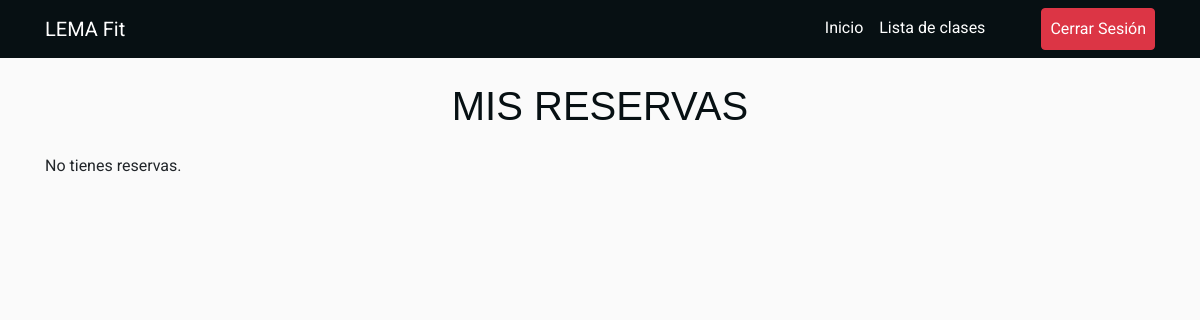
Page /clases/mis_reservas.php (signed in) on the earlier database version.
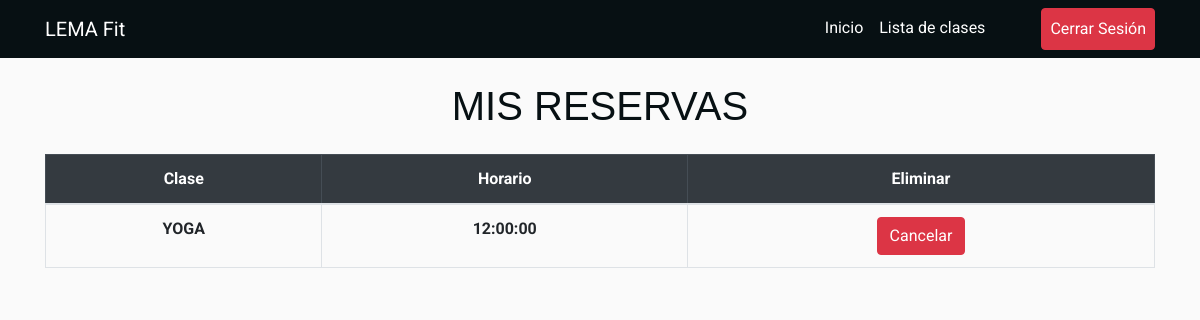
Same page on the later database version.
### tables this page shows
CREATE TABLE `reservas` (
  `usuario_id` int(11) NOT NULL,
  `clase_id` int(11) NOT NULL
);

CREATE TABLE `clases` (
  `clase_id` int(10) UNSIGNED NOT NULL,
  `nombre` varchar(20) NOT NULL,
  `horario` time NOT NULL,
  `imagen_url` varchar(100) NOT NULL
);

### clases/mis_reservas.php (the view, shortened to what this page needs)
<?php
require '../lib/conexion_bd.php';
$usuario_id = $_SESSION['id_usuario'];
$sql = "
    SELECT reservas.clase_id, clases.nombre, clases.horario
    FROM reservas
    JOIN clases ON reservas.clase_id = clases.clase_id
    WHERE reservas.usuario_id = '$usuario_id'
";
$result = mysqli_query($conexion, $sql);
?>
<!DOCTYPE html>
<html lang="es">
<head>
    <link rel="stylesheet" href="https://stackpath.bootstrapcdn.com/bootstrap/4.5.2/css/bootstrap.min.css">
    <link rel="stylesheet" href="lista.css">
</head>
<body>
<nav class="navbar navbar-expand-lg">
    <div class="container">
        <a class="navbar-brand" href="#">LEMA Fit</a>
        <div class="collapse navbar-collapse" id="navbarNav">
            <ul class="navbar-nav ml-auto">
                <li class="nav-item">
                    <a class="nav-link" href="../index.php">Inicio</a>
                </li>
                <li class="nav-item">
                    <a class="nav-link" href="lista.php">Lista de clases</a>
                </li>
                <?php if (isset($_SESSION['logueado'])) { ?>
                    <li class="nav-item">
                        <a class="nav-link btn btn-danger ml-5" href="../lib/cerrar_sesion.php">Cerrar Sesión</a>
                    </li>
                <?php } else { ?>
                    <li class="nav-item">
                        <a class="nav-link" href="../usuario/login.php">Iniciar Sesión</a>
                    </li>
                <?php } ?>
            </ul>
        </div>
    </div>
</nav>
<div class="container mt-4">
    <h2 class="mb-4">Mis Reservas</h2>
    <?php if (mysqli_num_rows($result) > 0) { ?>
        <table class="table table-bordered text-center">
            <thead class= "table-dark">
                <tr>
                    <th>Clase</th>
                    <th>Horario</th>
                    <th>Eliminar</th>
                </tr>
            </thead>
            <tbody>
                <?php while ($reserva = mysqli_fetch_assoc($result)) { ?>
                    <tr>
                        <td><?php echo $reserva['nombre']; ?></td>
                        <td><?php echo $reserva['horario']; ?></td>
                        <td>
                            <form action="" method="POST" onsubmit="return confirm('¿Estas seguro de cancelar la reserva?');">
                                <button type="submit" class="btn btn-danger">Cancelar</button>
                            </form>
                        </td>
                    </tr>
                <?php } ?>
            </tbody>
        </table>
    <?php } else { ?>
        <p>No tienes reservas.</p>
    <?php } ?>
</div>
</body>
</html>

Differences in the rows shown:
added reservas: clase.nombre "YOGA", clase.horario "12:00:00"
Other differences:
text no longer shown: "No tienes reservas."
text now shown: "Clase Horario Eliminar"
